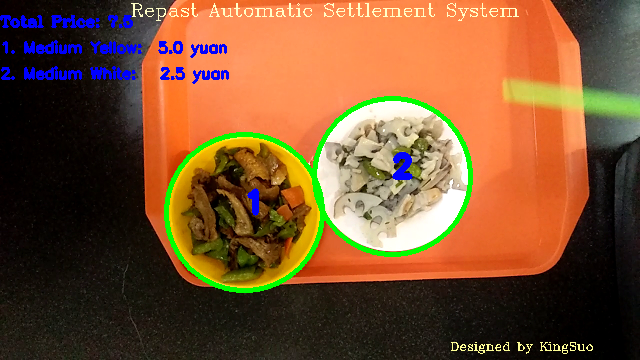
#> input picture Calculate Price_1.png, 640 x 360 px
$ python -i HoughFunction.py   (imports and definitions only)
#> lines starting #> are read from the running program, lines starting #| are printed output that depends on the picture; after the words box and inside, x2 and y2 are one past the last pixel; in counts of white or black regions, pixels touching at a corner belong together
#> further down, picture is the input picture: shape (360, 640, 3); mean B, G, R 48.9, 81.6, 121.6
# -*- coding: utf-8 -*-
"""
# @Author: KingSuo
# @File: HoughFunction.py
# @Time: 2017/11/18
# @Contact: 648230502@qq.com
# @blog:
# @Description:
"""

from CalculateBGRMeans import calculate_bgr_means
import cv2
import numpy as np

def hough_circles(frame_small, method=cv2.HOUGH_GRADIENT, dp=1, minDist=120,\
                  param1=250, param2=30, minRadius=75, maxRadius=90):
    """

    :param frame_small: 尺寸缩小的视频帧(array)
    :param method: 霍夫检测方式
    :param dp:
    :param minDist: 最小圆心距
    :param param1: 传给canny边缘检测的阈值上限
    :param param2:
    :param minRadius: 最小半径
    :param maxRadius: 最大半径
    :return: cimg, circles_array[0], bgr_means_list，分别为被检测圆的二值frame；圆信息list；bgr均值list（其中单个元素由bgr均值构成）
    """
#> called with method = 3, dp = 1, minDist = 120, param1 = 250, param2 = 30, minRadius = 75, maxRadius = 90
    gray_frame = cv2.cvtColor(frame_small, cv2.COLOR_BGR2GRAY)
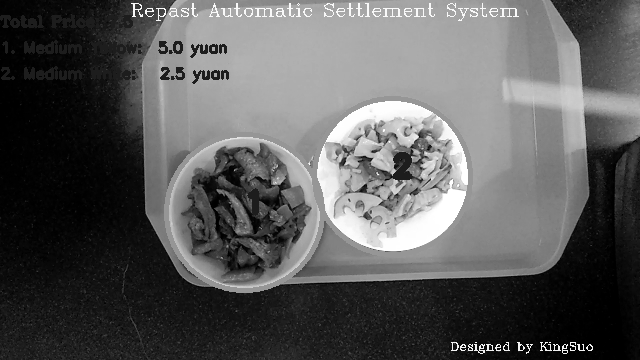
#> gray_frame: shape (360, 640); min 0, max 255, mean 89.8
    #circles_array.shape = (1, n, 3),n为霍夫检测到的圆的个数
    circles_array = cv2.HoughCircles(image=gray_frame, method=method, dp=dp, minDist=minDist, param1=param1,\
                               param2=param2, minRadius=minRadius, maxRadius=maxRadius)
#> circles_array = [[242.5, 209.5, 78.4]]
    cimg = np.zeros(gray_frame.shape, dtype='uint8')    #后面必须加上dtype='uint8'
    if circles_array is None:
        return cimg, None, None
    else:
        circles_array = np.uint16(np.around(circles_array))
#> circles_array = [[242, 210, 78]]
        bgr_means_list = []
        for i in circles_array[0, :]:
            cv2.circle(cimg, (i[0], i[1]), i[2]-4, 255, 4)  #i[0], i[1], i[2]分别表示的是圆的圆心及半径；255表示填充颜色；4表示填充厚度
            hough_detect_frame = cv2.bitwise_and(frame_small, frame_small, mask=cimg)
            #获得一个圆的bgr均值list
            bgr_mean_list = calculate_bgr_means(hough_detect_frame)
            #加上该圆半径信息
            bgr_mean_list.append(i[2])
            #将所有圆bgr均值及半径信息存入一个list中
            bgr_means_list.append(bgr_mean_list)
            cv2.circle(cimg, (i[0], i[1]), 1, 255, 1)
#> this loop made 1 pass
#> pass 1, in hough_circles, `hough_detect_frame = cv2.bitwise_and(frame_small, frame_small, mask=ci..`:
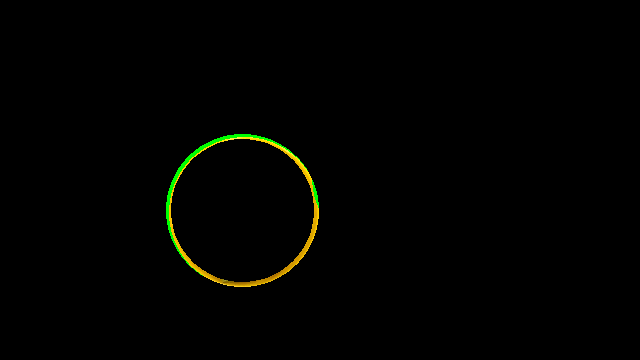
#> hough_detect_frame: shape (360, 640, 3); mean B, G, R 0, 2.1, 1.6
#> after the loop:
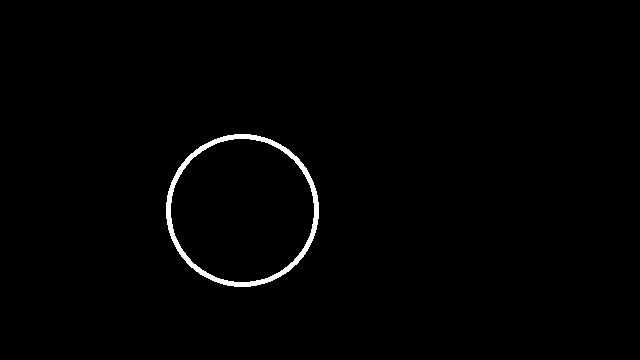
#> cimg: shape (360, 640); 1% white; 1 white region, box (x1, y1, x2, y2) and area: (166, 134, 319, 287) 2328
#> after the loop, bgr_means_list = []

        return cimg, circles_array[0], bgr_means_list

# [41 lines of commented-out code are left out]

>>> import cv2
>>> picture = cv2.imread('../Calculate Price_1.png')
#> (the run stopped early here; a loop or call above may not have finished)

$ run again, on Calculate Price_12.png
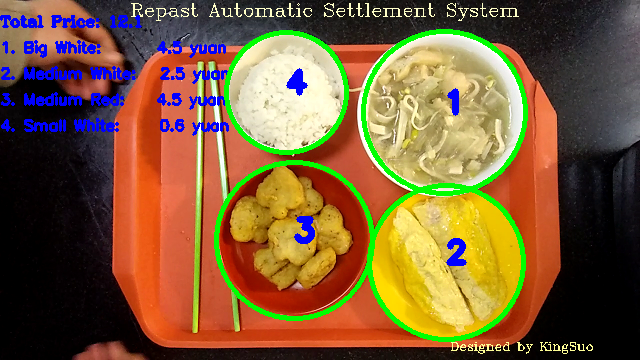
#> input picture Calculate Price_12.png, 640 x 360 px
#> picture is the input picture: shape (360, 640, 3); mean B, G, R 56.3, 92, 122.5
#> in hough_circles, `gray_frame = cv2.cvtColor(frame_small, cv2.COLOR_BGR2GRAY)`:
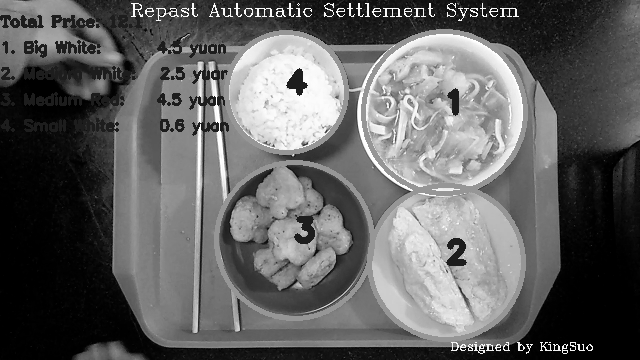
#> gray_frame: shape (360, 640); min 0, max 255, mean 97
#> in hough_circles, `circles_array = cv2.HoughCircles(image=gray_frame, method=method, dp=d..`: circles_array = [[444.5, 111.5, 78.4], [294.5, 237.5, 78.2]]
#> in hough_circles, `circles_array = np.uint16(np.around(circles_array))`: circles_array = [[444, 112, 78], [294, 238, 78]]
#> the loop in hough_circles, `for i in circles_array[0, :]:` made 1 pass
#> after the loop in hough_circles, `for i in circles_array[0, :]:`:
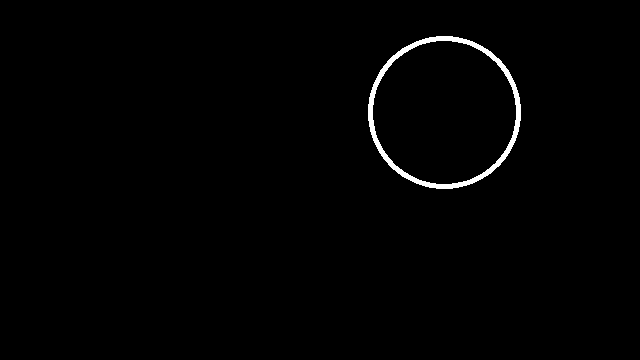
#> cimg: shape (360, 640); 1% white; 1 white region, box (x1, y1, x2, y2) and area: (368, 36, 521, 189) 2328
#> after the loop in hough_circles, `for i in circles_array[0, :]:`: bgr_means_list = []
